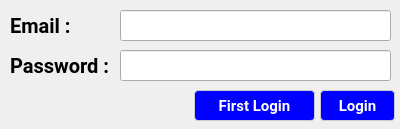
<?xml version="1.0" encoding="UTF-8"?>
<ui version="4.0">
 <class>login</class>
 <widget class="QDialog" name="login">
  <property name="geometry">
   <rect>
    <x>0</x>
    <y>0</y>
    <width>400</width>
    <height>129</height>
   </rect>
  </property>
  <property name="windowTitle">
   <string>Faculity Login</string>
  </property>
  <property name="windowIcon">
   <iconset resource="resources.qrc">
    <normaloff>:/logo/1.png</normaloff>:/logo/1.png</iconset>
  </property>
  <property name="styleSheet">
   <string notr="true">QWidget {
    background: qlineargradient(
        x1:0, y1:0, x2:0, y2:1,
        stop:0 #EEF2FF,   /* Very light blue */
        stop:1 #E0E7FF    /* Soft educational purple */
    );
    font-family: Segoe UI, Roboto, Arial;
}</string>
  </property>
  <widget class="QLabel" name="label">
   <property name="geometry">
    <rect>
     <x>10</x>
     <y>10</y>
     <width>71</width>
     <height>31</height>
    </rect>
   </property>
   <property name="styleSheet">
    <string notr="true">QLabel {
    color: black;
	font-weight: bold;
    font-size: 20px;
    border-radius: 6px;
}</string>
   </property>
   <property name="text">
    <string>Email : </string>
   </property>
  </widget>
  <widget class="QLabel" name="label_2">
   <property name="geometry">
    <rect>
     <x>10</x>
     <y>50</y>
     <width>111</width>
     <height>31</height>
    </rect>
   </property>
   <property name="styleSheet">
    <string notr="true">QLabel {
    color: black;
	font-weight: bold;
    font-size: 20px;
    border-radius: 6px;
}</string>
   </property>
   <property name="text">
    <string>Password :</string>
   </property>
  </widget>
  <widget class="QLineEdit" name="email">
   <property name="geometry">
    <rect>
     <x>120</x>
     <y>10</y>
     <width>271</width>
     <height>31</height>
    </rect>
   </property>
  </widget>
  <widget class="QPushButton" name="log">
   <property name="geometry">
    <rect>
     <x>320</x>
     <y>90</y>
     <width>75</width>
     <height>31</height>
    </rect>
   </property>
   <property name="styleSheet">
    <string notr="true">QPushButton {
    background-color: blue;
     color: white;
	font-weight: bold;
    padding: 6px 14px;
    font-size: 15px;
    border-radius: 4px;
    border: 1px solid #CCCCCC;
}

QPushButton:hover {
    background-color: #E5E5E5;
	color:black
}

QPushButton:pressed {
    background-color: #D4D4D4;
	color:black
}</string>
   </property>
   <property name="text">
    <string>Login</string>
   </property>
  </widget>
  <widget class="QLineEdit" name="password">
   <property name="geometry">
    <rect>
     <x>120</x>
     <y>50</y>
     <width>271</width>
     <height>31</height>
    </rect>
   </property>
  </widget>
  <widget class="QPushButton" name="firstlogin">
   <property name="geometry">
    <rect>
     <x>194</x>
     <y>90</y>
     <width>121</width>
     <height>31</height>
    </rect>
   </property>
   <property name="styleSheet">
    <string notr="true">QPushButton {
    background-color: blue;
     color: white;
	font-weight: bold;
    padding: 6px 14px;
    font-size: 15px;
    border-radius: 4px;
    border: 1px solid #CCCCCC;
}

QPushButton:hover {
    background-color: #E5E5E5;
	color:black
}

QPushButton:pressed {
    background-color: #D4D4D4;
	color:black
}</string>
   </property>
   <property name="text">
    <string>First Login</string>
   </property>
  </widget>
 </widget>
 <resources>
  <include location="resources.qrc"/>
 </resources>
 <connections/>
</ui>
